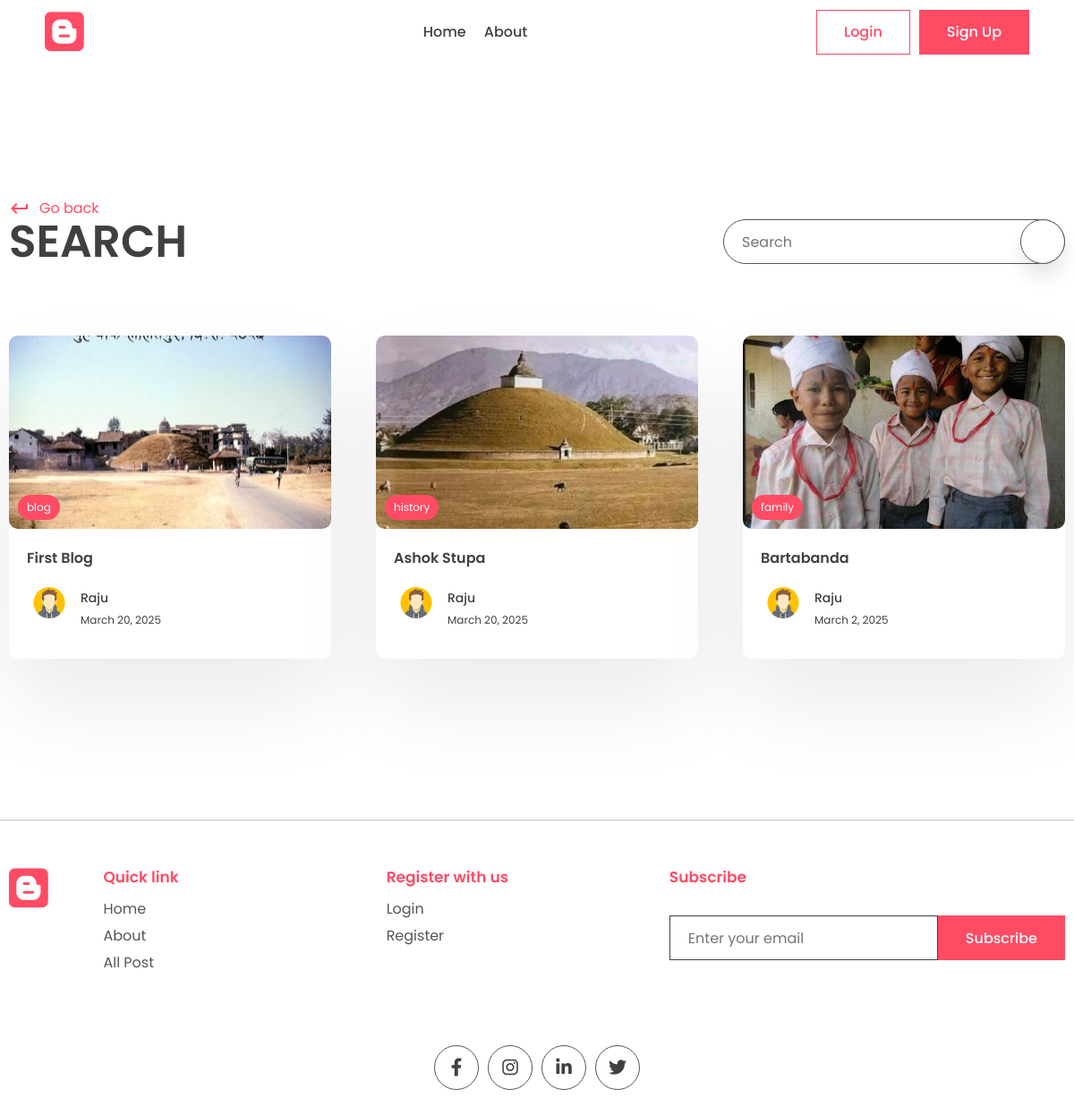
The app's page /search/ with its own data.
### app/models.py (models this page shows, shortened)
class Post(models.Model):
    title = models.CharField(max_length=200)
    content = models.TextField()
    last_updated = models.DateTimeField(auto_now=True)
    slug = models.SlugField(max_length=200, unique=True)
    image = models.ImageField(null=True, blank=True, upload_to="images/")
    tags = models.ManyToManyField(Tag, blank=True, related_name='post')
    view_count = models.IntegerField(null=True, blank=True)
    author = models.ForeignKey(User, on_delete=models.CASCADE, null=True, blank=True)
    is_featured = models.BooleanField(default=False)
    bookmarks =models.ManyToManyField(User, related_name="bookmarks", default=None, blank=True)
    likes = models.ManyToManyField(User, related_name="likes", default=None, blank=True)

class Tag(models.Model):
    name = models.CharField(max_length=100)
    description = models.CharField(max_length=100)
    slug = models.SlugField(max_length=100, unique=True)

class Profile(models.Model):
    user = models.OneToOneField(User, on_delete=models.CASCADE)
    profile_image = models.ImageField(null=True, blank=True, upload_to="images/")
    slug = models.SlugField(max_length=200, unique=True)
    bio = models.CharField(max_length=200)

### app/views.py (the view)
# urls.py: path('search/', views.search_posts, name='search'),
def search_posts(request):
    search_query = ''
    if request.GET.get('q'):
        search_query = request.GET.get('q')
    posts = Post.objects.filter(title__icontains=search_query)
    print("search : " + search_query)
    context = { 'posts':posts, 'search_query':search_query }
    return render(request, 'app/search.html', context)

### app/templates/app/search.html (shortened to what this page needs)
{% extends "base.html" %}
{% block content %}
<main>
  <div class="container">
    <div class="page-top">
      <div class="top flex">
        <div class="page-name">
          <a href="#" class="learn">
            <span class="material-icons"> keyboard_return </span> Go back
          </a>
          <h1>Search</h1>
        </div>
        <form class="search-bar s-active" method="GET">
          <input type="text" placeholder="Search" name="q" value="{{search_query}}" />
          <button type="submit" class="animated-search">
          </button>
        </form>
      </div>
    </div>
  </div>
</main>
<section class="sp">
  <div class="container">
    <div class="grid">
        {% for post in posts %}
        <a href="{% url "post_page" post.slug %}">
          <div class="card">
            <div class="post-img">
              <img src="{{post.image.url}}" alt="" />
              <div class="tag">{{post.tags.all.0.name}}</div>
            </div>
            <div class="card-content">
              <h3>
                {{post.title}}
              </h3>
              <div class="author">
                <div class="profile-pic">
                  <img src="{{post.author.profile.profile_image.url}}" alt="" />
                </div>
                <div class="details">
                  <p>{{post.author.first_name}}</p>
                  <small>{{post.last_updated|date}}</small>
                </div>
              </div>
            </div>
          </div>
        </a>
        {%empty%}
        <p>Nothing to show here</p>
        {% endfor %}
    </div>
  </div>
</section>
{% endblock content %}

### app/static/app/style.css (style rules this page uses)
* { margin: 0; padding: 0; box-sizing: border-box; text-decoration: none; border: none; outline: none; list-style: none; font-family: "Poppins", sans-serif; color: var(--black); }
:root { --red: #ff4b64; --black: #404040; --des: #555555; --shadow: #ffffff1a 0px 1px 1px 0px inset, #32325d40 0px 50px 100px -20px, #0000004d 0px 30px 60px -30px; --shadow2: rgba(17, 12, 46, 0.084) 0px 48px 100px 0px; }
html { font-size: 62.5%; }
[class*="grid"] { display: grid; }
img { width: 100%; }
.container { max-width: 1220px; margin: auto; padding: 0 10px; }
p, a { font-size: 1.6rem; color: var(--des); }
input, textarea { font-size: 1.6rem; color: var(--black); }
.search-bar, .animated-search { width: 5rem; aspect-ratio: 1/1; border: 1px solid var(--des); border-radius: 50%; display: flex; align-items: center; justify-content: center; background: white; box-shadow: 0 15px 20px #00000018; cursor: pointer; margin-top: 10rem; z-index: 2; }
.search-bar input { display: none; }
.search-bar { box-shadow: unset; border: none; }
.search-bar .animated-search { margin-top: 0; }
.s-active { width: fit-content; border-radius: 5rem; height: 5rem; aspect-ratio: unset; position: relative; padding: 0 6rem; padding-left: 2rem; border: 1px solid var(--des); }
.s-active input { width: 30rem; font-style: 1.6rem; height: calc(100% - 2px); display: block; }
.s-active .animated-search { position: absolute !important; top: 50%; transform: translateY(-50%); right: -1px; }
.sp { padding: 8rem 0; }
.post-img { height: 40rem; width: 100%; overflow: hidden; border-radius: 1rem; }
.post-img img { height: 100%; object-fit: cover; object-position: center; }
.learn { display: flex; align-items: center; gap: 1rem; color: var(--red); margin-top: 2rem; }
.learn span { color: #ff4b64; }
.card { background: white; box-shadow: var(--shadow2); border-radius: 1rem; cursor: pointer; transition: 0.3s; }
.post-img { position: relative; }
.tag { position: absolute; bottom: 1rem; left: 1rem; background: var(--red); color: white; border-radius: 5rem; padding: 0.5rem 1rem; font-size: 1.2rem; }
.card-content { padding: 2rem; padding-bottom: 3rem; }
.card h3 { font-size: 1.6rem; font-weight: 600; }
.card .post-img { width: 100%; height: unset; aspect-ratio: 1/0.6; }
.author { display: flex; align-items: center; gap: 1rem; margin-top: 2rem; }
.profile-pic { width: 5rem; aspect-ratio: 1/1; border-radius: 50%; overflow: hidden; }
.author p { color: var(--black); font-weight: 500; font-size: 1.4rem; }
.author small { color: var(--black); font-size: 1.2rem; }
.page-name h1 { font-size: 5rem; text-transform: uppercase; font-weight: 600; line-height: 5rem; }
.flex { display: flex; align-items: flex-end; justify-content: space-between; }
.flex .search-bar { margin-top: 0; }
.grid { grid-template-columns: repeat(3, 1fr); gap: 5rem; }
main { padding-top: 10rem !important; }

### records on screen
Post: image (picture), tags.all.0.name "blog", title "First Blog", author.profile.profile_image (picture), author.first_name "Raju", last_updated "March 20, 2025"
Post: image (picture), tags.all.0.name "history", title "Ashok Stupa", author.profile.profile_image (picture), author.first_name "Raju", last_updated "March 20, 2025"
Post: image (picture), tags.all.0.name "family", title "Bartabanda", author.profile.profile_image (picture), author.first_name "Raju", last_updated "March 2, 2025"
